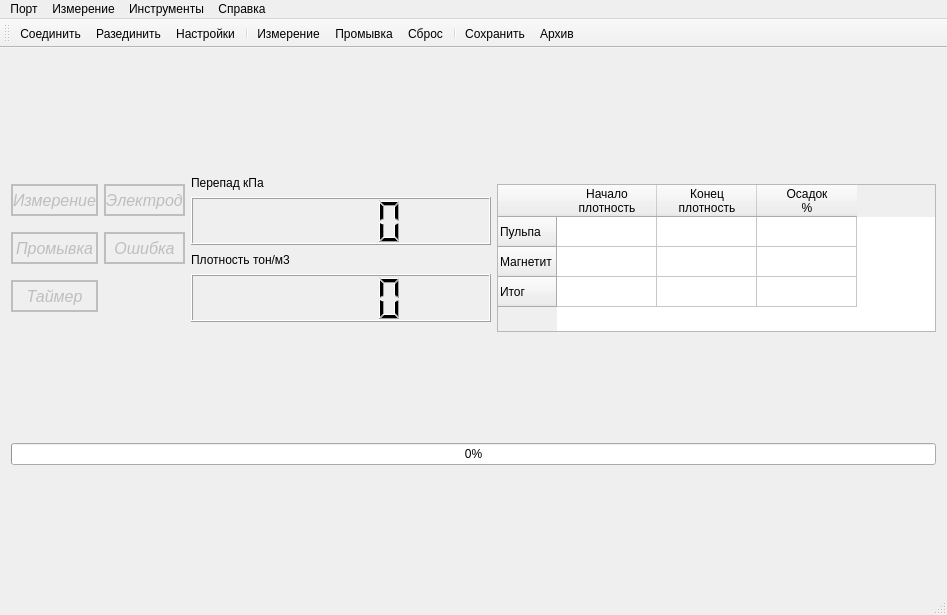
<?xml version="1.0" encoding="UTF-8"?>
<ui version="4.0">
 <class>MainWindow</class>
 <widget class="QMainWindow" name="MainWindow">
  <property name="geometry">
   <rect>
    <x>0</x>
    <y>0</y>
    <width>947</width>
    <height>615</height>
   </rect>
  </property>
  <property name="windowTitle">
   <string>Plotnomer</string>
  </property>
  <property name="windowIcon">
   <iconset resource="terminal.qrc">
    <normaloff>:/images/mettering1.png</normaloff>:/images/mettering1.png</iconset>
  </property>
  <widget class="QWidget" name="centralWidget">
   <layout class="QVBoxLayout" name="verticalLayout_2">
    <item>
     <layout class="QHBoxLayout" name="horizontalLayout">
      <property name="sizeConstraint">
       <enum>QLayout::SetDefaultConstraint</enum>
      </property>
      <item>
       <layout class="QGridLayout" name="gridLayout">
        <item row="1" column="1">
         <widget class="QLabel" name="lbErr">
          <property name="enabled">
           <bool>false</bool>
          </property>
          <property name="font">
           <font>
            <pointsize>12</pointsize>
            <italic>true</italic>
           </font>
          </property>
          <property name="frameShape">
           <enum>QFrame::Box</enum>
          </property>
          <property name="lineWidth">
           <number>2</number>
          </property>
          <property name="midLineWidth">
           <number>2</number>
          </property>
          <property name="text">
           <string>Ошибка</string>
          </property>
          <property name="alignment">
           <set>Qt::AlignCenter</set>
          </property>
         </widget>
        </item>
        <item row="0" column="0">
         <widget class="QLabel" name="lbMetering">
          <property name="enabled">
           <bool>false</bool>
          </property>
          <property name="maximumSize">
           <size>
            <width>16777215</width>
            <height>32</height>
           </size>
          </property>
          <property name="font">
           <font>
            <pointsize>12</pointsize>
            <italic>true</italic>
           </font>
          </property>
          <property name="frameShape">
           <enum>QFrame::Box</enum>
          </property>
          <property name="lineWidth">
           <number>2</number>
          </property>
          <property name="midLineWidth">
           <number>2</number>
          </property>
          <property name="text">
           <string>Измерение</string>
          </property>
          <property name="alignment">
           <set>Qt::AlignCenter</set>
          </property>
         </widget>
        </item>
        <item row="1" column="0">
         <widget class="QLabel" name="lbWashing">
          <property name="enabled">
           <bool>false</bool>
          </property>
          <property name="maximumSize">
           <size>
            <width>16777215</width>
            <height>32</height>
           </size>
          </property>
          <property name="font">
           <font>
            <pointsize>12</pointsize>
            <italic>true</italic>
           </font>
          </property>
          <property name="frameShape">
           <enum>QFrame::Box</enum>
          </property>
          <property name="lineWidth">
           <number>2</number>
          </property>
          <property name="midLineWidth">
           <number>2</number>
          </property>
          <property name="text">
           <string>Промывка</string>
          </property>
          <property name="alignment">
           <set>Qt::AlignCenter</set>
          </property>
         </widget>
        </item>
        <item row="0" column="1">
         <widget class="QLabel" name="lbSens">
          <property name="enabled">
           <bool>false</bool>
          </property>
          <property name="font">
           <font>
            <pointsize>12</pointsize>
            <italic>true</italic>
           </font>
          </property>
          <property name="frameShape">
           <enum>QFrame::Box</enum>
          </property>
          <property name="lineWidth">
           <number>2</number>
          </property>
          <property name="midLineWidth">
           <number>2</number>
          </property>
          <property name="text">
           <string>Электрод</string>
          </property>
          <property name="alignment">
           <set>Qt::AlignCenter</set>
          </property>
         </widget>
        </item>
        <item row="2" column="0">
         <widget class="QLabel" name="lbTimer">
          <property name="enabled">
           <bool>false</bool>
          </property>
          <property name="maximumSize">
           <size>
            <width>16777215</width>
            <height>32</height>
           </size>
          </property>
          <property name="font">
           <font>
            <pointsize>12</pointsize>
            <italic>true</italic>
           </font>
          </property>
          <property name="frameShape">
           <enum>QFrame::Box</enum>
          </property>
          <property name="lineWidth">
           <number>2</number>
          </property>
          <property name="midLineWidth">
           <number>2</number>
          </property>
          <property name="text">
           <string>Таймер</string>
          </property>
          <property name="alignment">
           <set>Qt::AlignCenter</set>
          </property>
         </widget>
        </item>
       </layout>
      </item>
      <item>
       <layout class="QVBoxLayout" name="verticalLayout_3">
        <property name="sizeConstraint">
         <enum>QLayout::SetDefaultConstraint</enum>
        </property>
        <item>
         <widget class="QLabel" name="label_2">
          <property name="maximumSize">
           <size>
            <width>16777215</width>
            <height>24</height>
           </size>
          </property>
          <property name="text">
           <string>Перепад кПа</string>
          </property>
         </widget>
        </item>
        <item>
         <widget class="QLCDNumber" name="lcdNumber_dp">
          <property name="minimumSize">
           <size>
            <width>300</width>
            <height>48</height>
           </size>
          </property>
          <property name="maximumSize">
           <size>
            <width>16777215</width>
            <height>48</height>
           </size>
          </property>
          <property name="font">
           <font>
            <pointsize>10</pointsize>
           </font>
          </property>
          <property name="frameShape">
           <enum>QFrame::Box</enum>
          </property>
          <property name="lineWidth">
           <number>1</number>
          </property>
          <property name="midLineWidth">
           <number>0</number>
          </property>
          <property name="smallDecimalPoint">
           <bool>false</bool>
          </property>
          <property name="segmentStyle">
           <enum>QLCDNumber::Filled</enum>
          </property>
          <property name="value" stdset="0">
           <double>0.000000000000000</double>
          </property>
         </widget>
        </item>
        <item>
         <widget class="QLabel" name="label">
          <property name="maximumSize">
           <size>
            <width>16777215</width>
            <height>24</height>
           </size>
          </property>
          <property name="text">
           <string>Плотность тон/м3</string>
          </property>
         </widget>
        </item>
        <item>
         <widget class="QLCDNumber" name="lcdNumber_dn">
          <property name="minimumSize">
           <size>
            <width>300</width>
            <height>48</height>
           </size>
          </property>
          <property name="maximumSize">
           <size>
            <width>16777215</width>
            <height>48</height>
           </size>
          </property>
         </widget>
        </item>
       </layout>
      </item>
      <item>
       <widget class="QTableWidget" name="tableResult">
        <property name="minimumSize">
         <size>
          <width>400</width>
          <height>148</height>
         </size>
        </property>
        <property name="maximumSize">
         <size>
          <width>16777215</width>
          <height>128</height>
         </size>
        </property>
        <property name="editTriggers">
         <set>QAbstractItemView::NoEditTriggers</set>
        </property>
        <row>
         <property name="text">
          <string>Пульпа</string>
         </property>
        </row>
        <row>
         <property name="text">
          <string>Магнетит</string>
         </property>
        </row>
        <row>
         <property name="text">
          <string>Итог</string>
         </property>
        </row>
        <column>
         <property name="text">
          <string>Начало
плотность</string>
         </property>
        </column>
        <column>
         <property name="text">
          <string>Конец
плотность</string>
         </property>
        </column>
        <column>
         <property name="text">
          <string>Осадок
%</string>
         </property>
        </column>
       </widget>
      </item>
     </layout>
    </item>
    <item>
     <widget class="QProgressBar" name="progressBar">
      <property name="value">
       <number>0</number>
      </property>
     </widget>
    </item>
    <item>
     <layout class="QVBoxLayout" name="verticalLayout"/>
    </item>
   </layout>
  </widget>
  <widget class="QMenuBar" name="menuBar">
   <property name="geometry">
    <rect>
     <x>0</x>
     <y>0</y>
     <width>947</width>
     <height>21</height>
    </rect>
   </property>
   <widget class="QMenu" name="menuCalls">
    <property name="title">
     <string>Порт</string>
    </property>
    <addaction name="actionConnect"/>
    <addaction name="actionDisconnect"/>
    <addaction name="separator"/>
    <addaction name="actionQuit"/>
   </widget>
   <widget class="QMenu" name="menuTools">
    <property name="title">
     <string>Инструменты</string>
    </property>
    <addaction name="actionConfigure"/>
    <addaction name="actionSave"/>
    <addaction name="separator"/>
    <addaction name="actionTerminal"/>
    <addaction name="actionClear"/>
   </widget>
   <widget class="QMenu" name="menuHelp">
    <property name="title">
     <string>Справка</string>
    </property>
    <addaction name="actionAbout"/>
   </widget>
   <widget class="QMenu" name="menuWork">
    <property name="title">
     <string>Измерение</string>
    </property>
    <addaction name="actionWork"/>
    <addaction name="actionWahsing"/>
    <addaction name="actionAbort"/>
    <addaction name="separator"/>
    <addaction name="actionTimer"/>
    <addaction name="separator"/>
    <addaction name="actionHistory"/>
   </widget>
   <addaction name="menuCalls"/>
   <addaction name="menuWork"/>
   <addaction name="menuTools"/>
   <addaction name="menuHelp"/>
  </widget>
  <widget class="QToolBar" name="mainToolBar">
   <attribute name="toolBarArea">
    <enum>TopToolBarArea</enum>
   </attribute>
   <attribute name="toolBarBreak">
    <bool>false</bool>
   </attribute>
   <addaction name="actionConnect"/>
   <addaction name="actionDisconnect"/>
   <addaction name="actionConfigure"/>
   <addaction name="separator"/>
   <addaction name="actionWork"/>
   <addaction name="actionWahsing"/>
   <addaction name="actionAbort"/>
   <addaction name="separator"/>
   <addaction name="actionSave"/>
   <addaction name="actionHistory"/>
  </widget>
  <widget class="QStatusBar" name="statusBar"/>
  <action name="actionAbout">
   <property name="text">
    <string>&amp;Информация</string>
   </property>
   <property name="toolTip">
    <string>О программе</string>
   </property>
   <property name="shortcut">
    <string>Alt+A</string>
   </property>
  </action>
  <action name="actionConnect">
   <property name="icon">
    <iconset resource="terminal.qrc">
     <normaloff>:/images/connect.png</normaloff>:/images/connect.png</iconset>
   </property>
   <property name="text">
    <string>&amp;Соединить</string>
   </property>
   <property name="toolTip">
    <string>Открыть COM порт</string>
   </property>
   <property name="shortcut">
    <string>Ctrl+O</string>
   </property>
  </action>
  <action name="actionDisconnect">
   <property name="icon">
    <iconset resource="terminal.qrc">
     <normaloff>:/images/disconnect.png</normaloff>:/images/disconnect.png</iconset>
   </property>
   <property name="text">
    <string>&amp;Разединить</string>
   </property>
   <property name="toolTip">
    <string>Закрыть COM порт</string>
   </property>
   <property name="shortcut">
    <string>Ctrl+D</string>
   </property>
  </action>
  <action name="actionConfigure">
   <property name="icon">
    <iconset resource="terminal.qrc">
     <normaloff>:/images/settings.png</normaloff>:/images/settings.png</iconset>
   </property>
   <property name="text">
    <string>&amp;Настройки</string>
   </property>
   <property name="toolTip">
    <string>Настройки порта</string>
   </property>
   <property name="shortcut">
    <string>Alt+C</string>
   </property>
  </action>
  <action name="actionClear">
   <property name="icon">
    <iconset resource="terminal.qrc">
     <normaloff>:/images/clear.png</normaloff>:/images/clear.png</iconset>
   </property>
   <property name="text">
    <string>О&amp;чистить</string>
   </property>
   <property name="toolTip">
    <string>Очистить терминал</string>
   </property>
   <property name="shortcut">
    <string>Alt+L</string>
   </property>
  </action>
  <action name="actionQuit">
   <property name="icon">
    <iconset resource="terminal.qrc">
     <normaloff>:/images/application-exit.png</normaloff>:/images/application-exit.png</iconset>
   </property>
   <property name="text">
    <string>&amp;Выход</string>
   </property>
   <property name="shortcut">
    <string>Ctrl+Q</string>
   </property>
  </action>
  <action name="actionSave">
   <property name="icon">
    <iconset resource="terminal.qrc">
     <normaloff>:/images/save.png</normaloff>:/images/save.png</iconset>
   </property>
   <property name="text">
    <string>&amp;Сохранить</string>
   </property>
   <property name="shortcut">
    <string>Ctrl+S</string>
   </property>
  </action>
  <action name="actionWork">
   <property name="icon">
    <iconset resource="terminal.qrc">
     <normaloff>:/images/mettering1.png</normaloff>:/images/mettering1.png</iconset>
   </property>
   <property name="text">
    <string>&amp;Измерение</string>
   </property>
  </action>
  <action name="actionAbort">
   <property name="icon">
    <iconset resource="terminal.qrc">
     <normaloff>:/images/stop.png</normaloff>:/images/stop.png</iconset>
   </property>
   <property name="text">
    <string>С&amp;брос</string>
   </property>
  </action>
  <action name="actionWahsing">
   <property name="icon">
    <iconset resource="terminal.qrc">
     <normaloff>:/images/washing.png</normaloff>:/images/washing.png</iconset>
   </property>
   <property name="text">
    <string>&amp;Промывка</string>
   </property>
  </action>
  <action name="actionHistory">
   <property name="icon">
    <iconset resource="terminal.qrc">
     <normaloff>:/images/history.png</normaloff>:/images/history.png</iconset>
   </property>
   <property name="text">
    <string>&amp;Архив</string>
   </property>
  </action>
  <action name="actionTerminal">
   <property name="checkable">
    <bool>true</bool>
   </property>
   <property name="icon">
    <iconset resource="terminal.qrc">
     <normaloff>:/images/console.png</normaloff>:/images/console.png</iconset>
   </property>
   <property name="text">
    <string>Терминал</string>
   </property>
   <property name="shortcut">
    <string>Alt+T</string>
   </property>
  </action>
  <action name="actionTimer">
   <property name="checkable">
    <bool>true</bool>
   </property>
   <property name="icon">
    <iconset resource="terminal.qrc">
     <normaloff>:/images/timer.png</normaloff>:/images/timer.png</iconset>
   </property>
   <property name="text">
    <string>Таймер</string>
   </property>
  </action>
 </widget>
 <layoutdefault spacing="6" margin="11"/>
 <resources>
  <include location="terminal.qrc"/>
 </resources>
 <connections/>
</ui>
